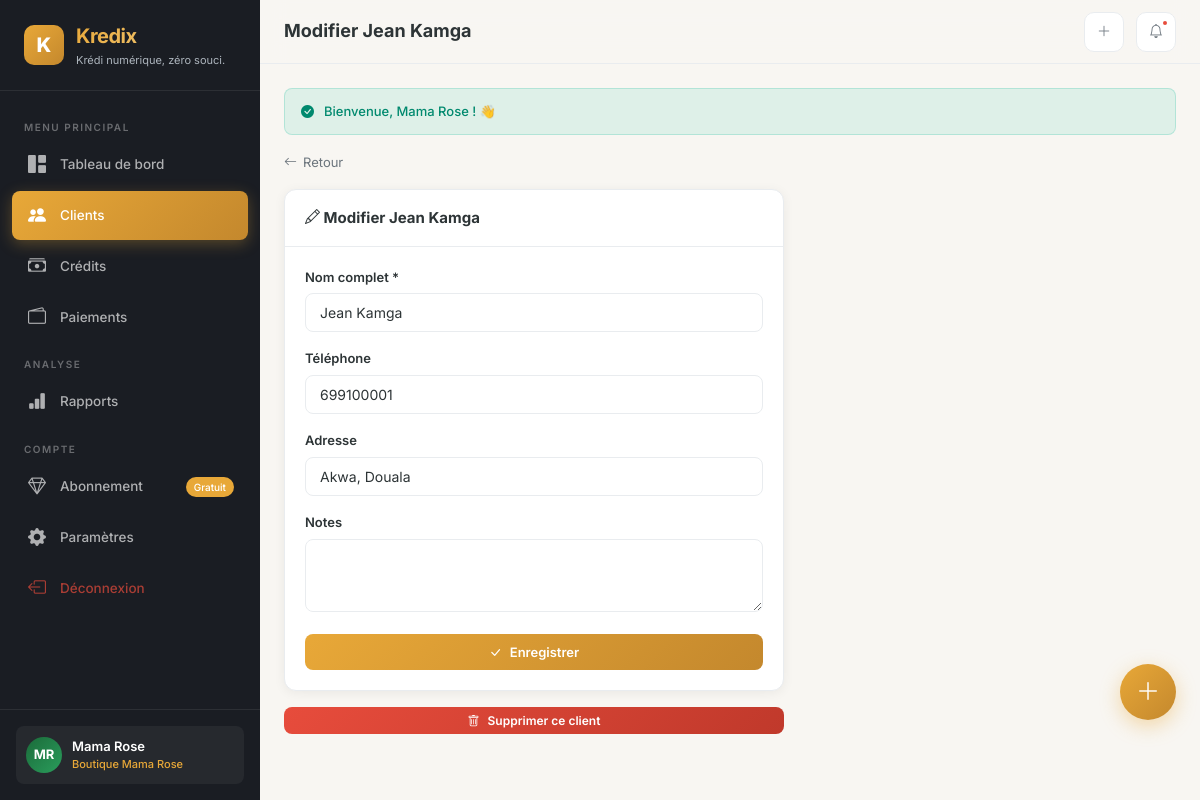
The page /customers/edit/1 (signed in) on the database its author committed.
### tables this page shows
CREATE TABLE `users` (
    `id` INT AUTO_INCREMENT PRIMARY KEY,
    `full_name` VARCHAR(100) NOT NULL,
    `email` VARCHAR(150) UNIQUE DEFAULT NULL,
    `phone` VARCHAR(20) NOT NULL UNIQUE,
    `password_hash` VARCHAR(255) NOT NULL,
    `avatar` VARCHAR(255) DEFAULT NULL,
    `is_active` TINYINT(1) DEFAULT 1,
    `email_verified_at` TIMESTAMP NULL DEFAULT NULL,
    `remember_token` VARCHAR(100) DEFAULT NULL,
    `last_login_at` TIMESTAMP NULL DEFAULT NULL,
    `created_at` TIMESTAMP DEFAULT CURRENT_TIMESTAMP,
    `updated_at` TIMESTAMP DEFAULT CURRENT_TIMESTAMP ON UPDATE CURRENT_TIMESTAMP,
    INDEX `idx_phone` (`phone`),
    INDEX `idx_email` (`email`)
);

CREATE TABLE `shops` (
    `id` INT AUTO_INCREMENT PRIMARY KEY,
    `user_id` INT NOT NULL,
    `name` VARCHAR(100) NOT NULL,
    `type` VARCHAR(50) DEFAULT 'boutique',
    `phone` VARCHAR(20) DEFAULT NULL,
    `address` TEXT DEFAULT NULL,
    `city` VARCHAR(50) DEFAULT 'Douala',
    `currency` VARCHAR(10) DEFAULT 'XAF',
    `logo` VARCHAR(255) DEFAULT NULL,
    `is_active` TINYINT(1) DEFAULT 1,
    `created_at` TIMESTAMP DEFAULT CURRENT_TIMESTAMP,
    `updated_at` TIMESTAMP DEFAULT CURRENT_TIMESTAMP ON UPDATE CURRENT_TIMESTAMP,
    FOREIGN KEY (`user_id`) REFERENCES `users`(`id`) ON DELETE CASCADE,
    INDEX `idx_user` (`user_id`)
);

CREATE TABLE `customers` (
    `id` INT AUTO_INCREMENT PRIMARY KEY,
    `shop_id` INT NOT NULL,
    `full_name` VARCHAR(100) NOT NULL,
    `phone` VARCHAR(20) DEFAULT NULL,
    `address` TEXT DEFAULT NULL,
    `notes` TEXT DEFAULT NULL,
    `trust_score` TINYINT DEFAULT 5,
    `total_credits` DECIMAL(12,2) DEFAULT 0.00,
    `total_paid` DECIMAL(12,2) DEFAULT 0.00,
    `is_active` TINYINT(1) DEFAULT 1,
    `created_at` TIMESTAMP DEFAULT CURRENT_TIMESTAMP,
    `updated_at` TIMESTAMP DEFAULT CURRENT_TIMESTAMP ON UPDATE CURRENT_TIMESTAMP,
    FOREIGN KEY (`shop_id`) REFERENCES `shops`(`id`) ON DELETE CASCADE,
    INDEX `idx_shop` (`shop_id`),
    INDEX `idx_name` (`full_name`),
    INDEX `idx_phone` (`phone`)
);

### views/customers/edit.php (the view, shortened to what the rows shown need)
<div style="max-width:500px;">
    <a href="<?= url('customers/show/' . $customer->id) ?>" style="display:inline-flex;align-items:center;gap:6px;color:var(--text-muted);text-decoration:none;font-size:13px;margin-bottom:16px;">
        <i class="bi bi-arrow-left"></i> Retour
    </a>
    <div class="card-k">
        <div class="card-header-k">
            <h3><i class="bi bi-pencil"></i> Modifier <?= e($customer->full_name) ?></h3>
        </div>
        <div class="card-body-k">
            <form method="POST" action="<?= url('customers/update/' . $customer->id) ?>">
                <div class="form-group-k">
                    <label class="form-label-k" for="full_name">Nom complet *</label>
                    <input type="text" id="full_name" name="full_name" class="form-control-k" value="<?= e($customer->full_name) ?>" required>
                </div>
                <div class="form-group-k">
                    <label class="form-label-k" for="phone">Téléphone</label>
                    <input type="tel" id="phone" name="phone" class="form-control-k" value="<?= e($customer->phone ?? '') ?>">
                </div>
                <div class="form-group-k">
                    <label class="form-label-k" for="address">Adresse</label>
                    <input type="text" id="address" name="address" class="form-control-k" value="<?= e($customer->address ?? '') ?>">
                </div>
                <div class="form-group-k">
                    <label class="form-label-k" for="notes">Notes</label>
                    <textarea id="notes" name="notes" class="form-control-k" rows="3"><?= e($customer->notes ?? '') ?></textarea>
                </div>
                <button type="submit" class="btn-k btn-primary-k" style="width:100%;justify-content:center;">
                    <i class="bi bi-check-lg"></i> Enregistrer
                </button>
            </form>
        </div>
    </div>
    <div style="margin-top:16px;">
        <form method="POST" action="<?= url('customers/delete/' . $customer->id) ?>" onsubmit="return confirm('Supprimer ce client ? Cette action est irréversible.');">
            <button type="submit" class="btn-k btn-danger-k btn-sm-k" style="width:100%;justify-content:center;">
                <i class="bi bi-trash"></i> Supprimer ce client
            </button>
        </form>
    </div>
</div>

### core/Router.php (shortened to what the rows shown need)
<?php
class Router
{
    private array $routes = [];
    public function get(string $path, string $controller, string $method): void
    {
        $this->routes[] = [
            'method'     => 'GET',
            'path'       => $path,
            'controller' => $controller,
            'action'     => $method
        ];
    }
    public function post(string $path, string $controller, string $method): void
    {
        $this->routes[] = [
            'method'     => 'POST',
            'path'       => $path,
            'controller' => $controller,
            'action'     => $method
        ];
    }
    public function dispatch(): void
    {
        $url = $this->getUrl();
        $requestMethod = $_SERVER['REQUEST_METHOD'];
        foreach ($this->routes as $route) {
            if ($route['method'] !== $requestMethod) {
                continue;
            }
            $pattern = $this->convertToRegex($route['path']);
            if (preg_match($pattern, $url, $matches)) {
                $params = array_filter($matches, 'is_string', ARRAY_FILTER_USE_KEY);
                $params = array_values($params);
                $action = $route['action'];
                $controller = new $controllerName();
                call_user_func_array([$controller, $action], $params);
                return;
            }
        }
    }
    private function getUrl(): string
    {
        $url = $_GET['url'] ?? '';
        return rtrim($url, '/');
    }
    private function convertToRegex(string $path): string
    {
        $pattern = preg_replace('/\{([a-zA-Z_]+)\}/', '(?P<$1>[^/]+)', $path);
        return '#^' . $pattern . '$#';
    }
}

### views/layouts/app.php (shortened to what the rows shown need)
<?php
$user = Session::getUser();
$currentShop = null;
if ($user) {
    $currentShop = Database::getInstance()->fetch("SELECT * FROM shops WHERE user_id = ? AND is_active = 1 LIMIT 1", [$user->id]);
}
$plan = 'free';
if ($user) {
    $subModel = new Subscription();
    $plan = $subModel->getCurrentPlan($user->id);
}
$notifModel = new Notification();
$notifCount = $currentShop ? $notifModel->countUnread($currentShop->id) : 0;
?>
<!DOCTYPE html>
<html lang="fr">
<head>
    <link rel="stylesheet" href="https://cdn.jsdelivr.net/npm/bootstrap-icons@1.11.3/font/bootstrap-icons.min.css">
    <link rel="stylesheet" href="<?= asset('css/app.css') ?>">
</head>
<body>
<aside class="sidebar" id="sidebar">
    <div class="sidebar-brand">
        <div class="logo-icon">K</div>
        <div>
            <h2>Kredix</h2>
            <small><?= APP_TAGLINE ?></small>
        </div>
    </div>
    <nav class="sidebar-nav">
        <div class="nav-label">Menu Principal</div>
        <a href="<?= url('dashboard') ?>" class="nav-link <?= activeClass('dashboard') ?>">
            <i class="bi bi-grid-1x2-fill"></i> Tableau de bord
        </a>
        <a href="<?= url('customers') ?>" class="nav-link <?= activeClass('customers') ?>">
            <i class="bi bi-people-fill"></i> Clients
        </a>
        <a href="<?= url('credits') ?>" class="nav-link <?= activeClass('credits') ?>">
            <i class="bi bi-cash-stack"></i> Crédits
        </a>
        <a href="<?= url('payments') ?>" class="nav-link <?= activeClass('payments') ?>">
            <i class="bi bi-wallet2"></i> Paiements
        </a>
        <div class="nav-label">Analyse</div>
        <a href="<?= url('reports') ?>" class="nav-link <?= activeClass('reports') ?>">
            <i class="bi bi-bar-chart-fill"></i> Rapports
        </a>
        <div class="nav-label">Compte</div>
        <a href="<?= url('subscription') ?>" class="nav-link <?= activeClass('subscription') ?>">
            <i class="bi bi-gem"></i> Abonnement
            <?php if ($plan === 'free'): ?>
                <span style="margin-left:auto;font-size:10px;background:var(--primary);padding:2px 8px;border-radius:10px;color:#fff;">Gratuit</span>
            <?php endif; ?>
        </a>
        <a href="<?= url('settings') ?>" class="nav-link <?= activeClass('settings') ?>">
            <i class="bi bi-gear-fill"></i> Paramètres
        </a>
        <a href="<?= url('logout') ?>" class="nav-link" style="color:rgba(231,76,60,0.7);">
            <i class="bi bi-box-arrow-left"></i> Déconnexion
        </a>
    </nav>
    <div class="sidebar-footer">
        <div class="sidebar-user">
            <div class="avatar"><?= $user ? initials($user->full_name) : '?' ?></div>
            <div class="user-info">
                <div class="name"><?= $user ? e($user->full_name) : '' ?></div>
                <div class="plan"><?= $currentShop ? e($currentShop->name) : '' ?></div>
            </div>
        </div>
    </div>
</aside>
<main class="main-content">
    <header class="topbar">
        <div style="display:flex;align-items:center;gap:12px;">
            <div class="page-title"><?= e($title ?? 'Dashboard') ?></div>
        </div>
        <div class="topbar-actions">
            <a href="<?= url('credits/create') ?>" class="btn-icon hide-mobile" title="Nouveau crédit">
                <i class="bi bi-plus-lg"></i>
            </a>
            <div class="btn-icon" style="cursor:default;">
                <i class="bi bi-bell"></i>
                <?php if ($notifCount > 0): ?>
                    <span class="badge-dot"></span>
                <?php endif; ?>
            </div>
        </div>
    </header>
    <div class="page-content animate-fade">
        <?php include BASE_PATH . '/views/partials/alerts.php'; ?>
        <?= $content ?>
    </div>
</main>
<a href="<?= url('credits/create') ?>" class="fab" title="Nouveau crédit">
    <i class="bi bi-plus-lg"></i>
</a>
</body>
</html>

### rows shown on the page
users: full_name "MR", full_name "Mama Rose"
shops: name "Boutique Mama Rose"
customers: full_name "Jean Kamga", phone "699100001", address "Akwa, Douala"

### other values the page prints
$message "Bienvenue, Mama Rose ! 👋"
